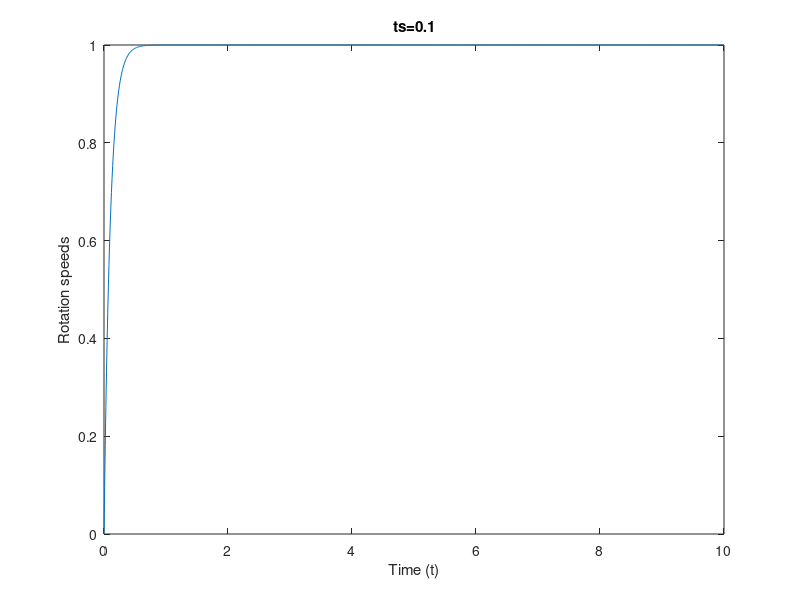
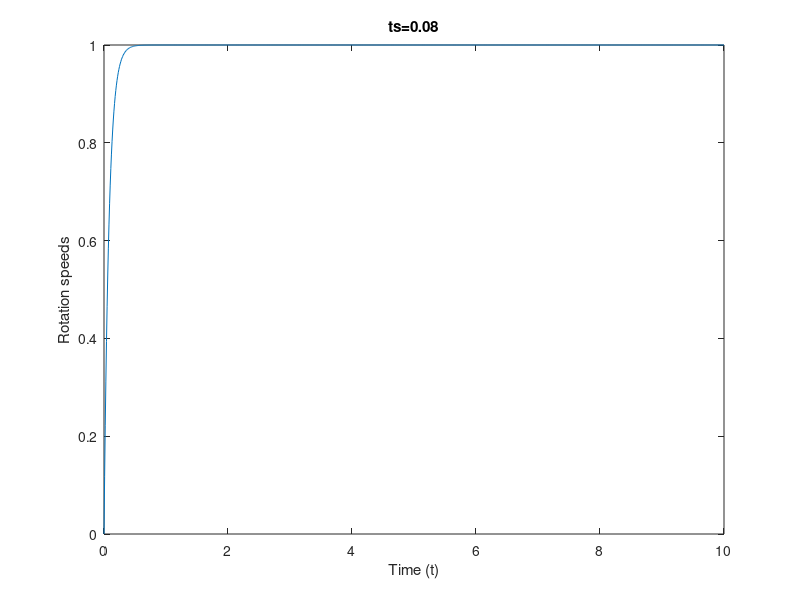
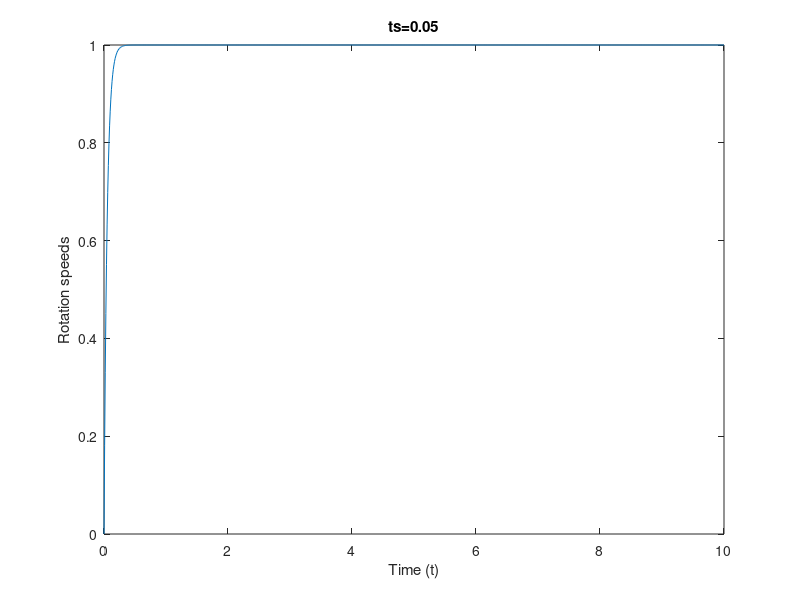
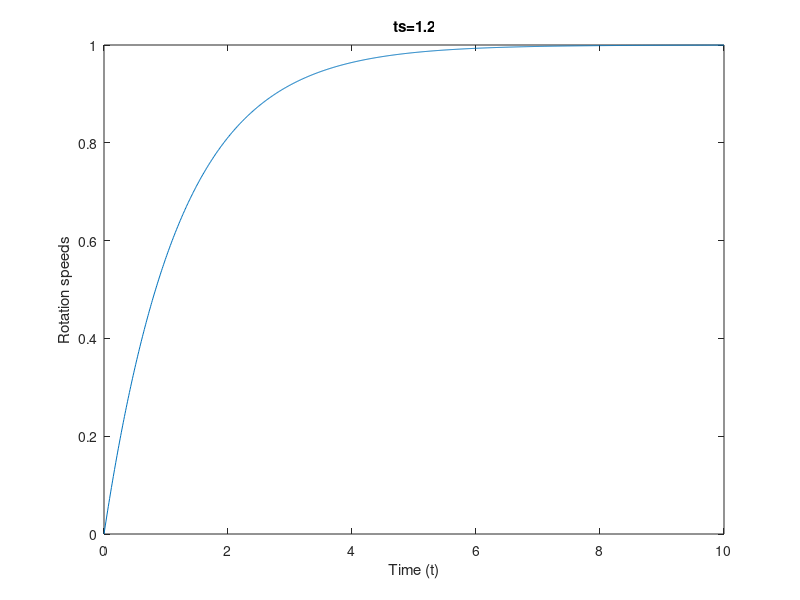

Source code (MATLAB) for these figures, in order:
%HW7-2
clc;
clear;
ts = 0.1;
num = [1];
den = [ts 1];
t = [0:0.01:10];
sys = tf (num,den);
y1= step (sys,t);
figure(1);
plot(t,y1)
title('ts=0.1');
xlabel('Time (t)'); ylabel('Rotation speeds');

ts = 0.08;
num = [1];
den = [ts 1];
t = [0:0.01:10];
sys = tf (num,den);
y2= step (sys,t);
figure(2);
plot(t,y2)
title('ts=0.08');
xlabel('Time (t)'); ylabel('Rotation speeds');

ts = 0.05;
num = [1];
den = [ts 1];
t = [0:0.01:10];
sys = tf (num,den);
y3= step (sys,t);
figure(3);
plot(t,y3)
title('ts=0.05');
xlabel('Time (t)'); ylabel('Rotation speeds');

ts = 1.2;
num = [1];
den = [ts 1];
t = [0:0.01:10];
sys = tf (num,den);
y4= step (sys,t);
figure(4);
plot(t,y4)
title('ts=1.2');
xlabel('Time (t)'); ylabel('Rotation speeds');

yall=y1.^2+y2.^2+y3.^2+y4.^2;
figure(5);
plot(t,yall)
title('Total Forces');
xlabel('Time (t)'); ylabel('Forces');